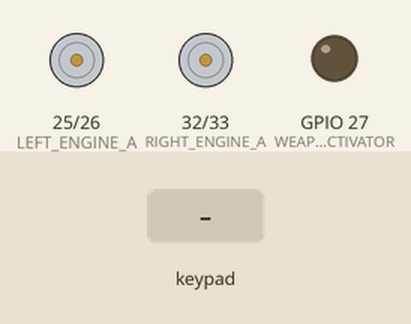
This program was run on a simulated ESP32. Parts: motor-driver pin pairs drawn as motors (green arrow = first pin HIGH = forward, orange = second pin HIGH = backward, longer = more drive), output pins drawn as LEDs (lit = HIGH). The test bench sets the inputs (shaded band).

Above: at 1.2 s.
1.3 s: key 'U' pressed
At 1.5 s:
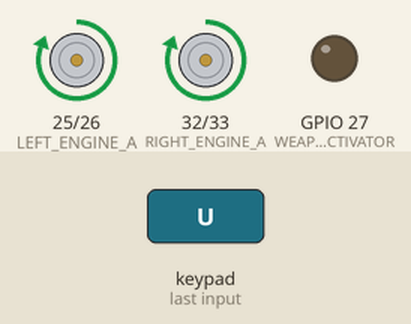
3.2 s: key 'D' pressed
At 3.4 s:
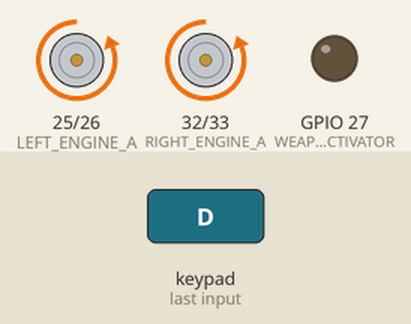
5.1 s: key 'O' pressed
At 5.3 s:
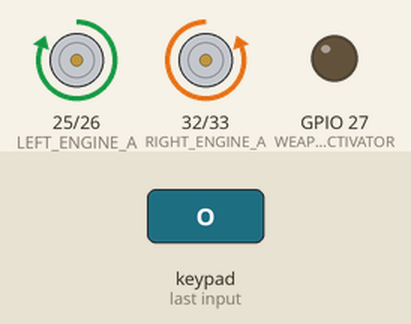
7.0 s: key 'S' pressed
At 7.2 s:
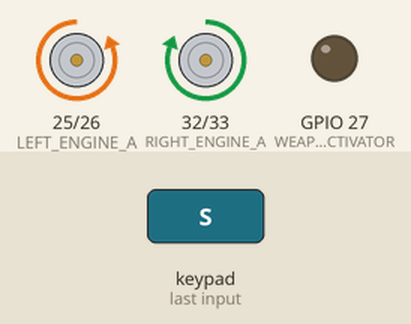
Timing chart, 0 to 9.9 s (numbered marks = the images above; inputs shaded):
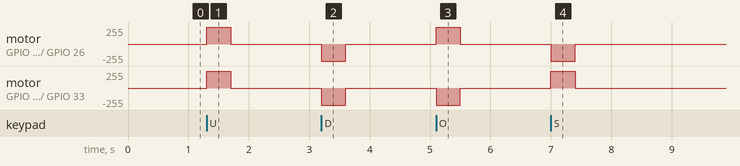

Measured:
- after the input at 1.3 s, motor on GPIO 25 (LEFT_ENGINE_A) / GPIO 26 (LEFT_ENGINE_B), motor on GPIO 32 (RIGHT_ENGINE_A) / GPIO 33 (RIGHT_ENGINE_B): stopped → forward 255/255 at once, → stopped 0.40 s later
- after the input at 3.2 s, motor on GPIO 25 (LEFT_ENGINE_A) / GPIO 26 (LEFT_ENGINE_B), motor on GPIO 32 (RIGHT_ENGINE_A) / GPIO 33 (RIGHT_ENGINE_B): stopped → backward 255/255 at once, → stopped 0.40 s later
- after the input at 5.1 s, motor on GPIO 25 (LEFT_ENGINE_A) / GPIO 26 (LEFT_ENGINE_B): stopped → forward 255/255 at once, → stopped 0.40 s later; motor on GPIO 32 (RIGHT_ENGINE_A) / GPIO 33 (RIGHT_ENGINE_B): stopped → backward 255/255 at once, → stopped 0.40 s later
- after the input at 7.0 s, motor on GPIO 25 (LEFT_ENGINE_A) / GPIO 26 (LEFT_ENGINE_B): stopped → backward 255/255 at once, → stopped 0.40 s later; motor on GPIO 32 (RIGHT_ENGINE_A) / GPIO 33 (RIGHT_ENGINE_B): stopped → forward 255/255 at once, → stopped 0.40 s later

The program:

main.cpp
```cpp
#define CUSTOM_SETTINGS
#define INCLUDE_GAMEPAD_MODULE
#include <Arduino.h>
#include <DabbleESP32.h>

/* SESSÃO DEBUGGER, Ative o debugger trocando valor de DEBUG para 1
  Mante-lo desligado é uma medida de otimização importante pois Serial.println
  gasta mtos recuros de processamento*/

#define DEBUG 1

#if DEBUG == 1
#define debugNotify(message) Serial.println(x)
#else
#define debugNotify(message)
#endif


/* Definicao dos pinos PWM para o controle de cada um dos motores; */
// PS: Os valores dos pinos poderam ser alterados dps;
#define LEFT_ENGINE_A 25
#define LEFT_ENGINE_B 26

#define RIGHT_ENGINE_A 32
#define RIGHT_ENGINE_B 33

#define WEAPON_ACTIVATOR 27

#define SPIN_FULL_INTENSITY 255
#define SPIN_HALF_INTENSITY 127

const u_int8_t right_engine_channel_a = 0; // canal de PWM, por eles é possivel controlar a intensiade do sinal
const u_int8_t right_engine_channel_b = 1; // não vamos gastar mais memoria do que o necessário. Use u_int8_t.
const u_int8_t left_engine_channel_a = 2;
const u_int8_t left_engine_channel_b = 3;

const int PWM_freq = 1000;            // 1Khz
const int PWM_res = 8;                // 8bits (0-255)

struct Weapon
{
  public:
    static bool state;

    static void turnWeaponOn() {
      digitalWrite(WEAPON_ACTIVATOR, HIGH);
      state = true;
    }

    static void turnWeaponOff(){
      digitalWrite(WEAPON_ACTIVATOR, LOW);
      state = false;
    }

    static void togleWeapon(){
      state ? turnWeaponOff() : turnWeaponOn();
    }

};
bool Weapon::state = false;

struct Engines
{
  /*  PONTE H MX1508 VALORES
     IN1/IN3 | IN2/IN4 | DIR

      LOW    |  LOW    | STANDBY
      PWM    |  LOW    | FOWARD
      LOW    |  PWM    | REVERSE
      HIGH   |  HIGH   | STATIC

  */

  public:
  static void leftEngineSpin(u_int8_t foward, u_int8_t backwards) {   //Maldade do Zanella: "usar ledcWrite no lugar de analogWrite"
    ledcWrite(left_engine_channel_a, foward);
    ledcWrite(left_engine_channel_b, backwards);
  }
  static void rightEngineSpin(u_int8_t foward, u_int8_t backwards) {
    ledcWrite(right_engine_channel_a, foward);
    ledcWrite(right_engine_channel_b, backwards);
  }

};

struct InputsReciver{

  public:
  static void readMovement(){

    // Otimizações(Ofuscamentos >:))para reduzir a quantidade de condicionais

    u_int8_t pin_left_speed = GamePad.isSquarePressed() ? 0 : SPIN_FULL_INTENSITY;
    u_int8_t pin_right_speed = GamePad.isCirclePressed() ? 0 : SPIN_FULL_INTENSITY;

    if (GamePad.isUpPressed()) {
      Engines::leftEngineSpin(pin_left_speed, 0);
      Engines::rightEngineSpin(pin_right_speed, 0);
    }
    else if (GamePad.isDownPressed()){
      Engines::leftEngineSpin(0, pin_left_speed);
      Engines::rightEngineSpin(0, pin_right_speed);
    }
    else if(pin_left_speed - pin_right_speed != 0){
      Engines::leftEngineSpin(pin_left_speed, pin_right_speed);
      Engines::rightEngineSpin(pin_right_speed, pin_left_speed);
    }
    else {
        Engines::leftEngineSpin(0, 0);
        Engines::rightEngineSpin(0, 0);
    }
  }

  static bool lastStartRead;
  static void readWeapon(){
    if (!GamePad.isStartPressed() && lastStartRead){
      Weapon::togleWeapon();
    }
    InputsReciver::lastStartRead = GamePad.isStartPressed();
  }
};
bool InputsReciver::lastStartRead = false;

void panic(){
  Weapon::turnWeaponOff();
  Engines::leftEngineSpin(0, 0);
  Engines::rightEngineSpin(0, 0);
}


void setup() {
  // CONFIGURANDO OS PINOS PARA A SAIDA DE DADOS;
  pinMode(WEAPON_ACTIVATOR, OUTPUT);
  Weapon::turnWeaponOff();                // iniciando com a arma desligada.

  ledcSetup(right_engine_channel_a, PWM_freq, PWM_res);
  ledcSetup(right_engine_channel_b, PWM_freq, PWM_res);
  ledcSetup(left_engine_channel_a, PWM_freq, PWM_res);
  ledcSetup(left_engine_channel_b, PWM_freq, PWM_res);

  ledcAttachPin(RIGHT_ENGINE_A, right_engine_channel_a);
  ledcAttachPin(RIGHT_ENGINE_B, right_engine_channel_b);
  ledcAttachPin(LEFT_ENGINE_A, left_engine_channel_a);
  ledcAttachPin(LEFT_ENGINE_B, left_engine_channel_b);

  Serial.begin(115200);                   // Inicie o monitor serial para debugging
  Dabble.begin("ROBOT_NAME_IS_A_SECRET"); // Definindo o nome do bluetooth

}

void loop() {
  Dabble.processInput();              // verifica a cada ciclo se há novos inputs do controle

  if (!Dabble.isAppConnected()){      // Deliga todo o sistema caso o app seja desconectado
    panic();
  }
  // Struct com as Funções que respondem aos inputs dos usuários
  InputsReciver::readMovement();
  InputsReciver::readWeapon();        // Ativa a arma apenas quando o botão de Start é solto.
}
```
